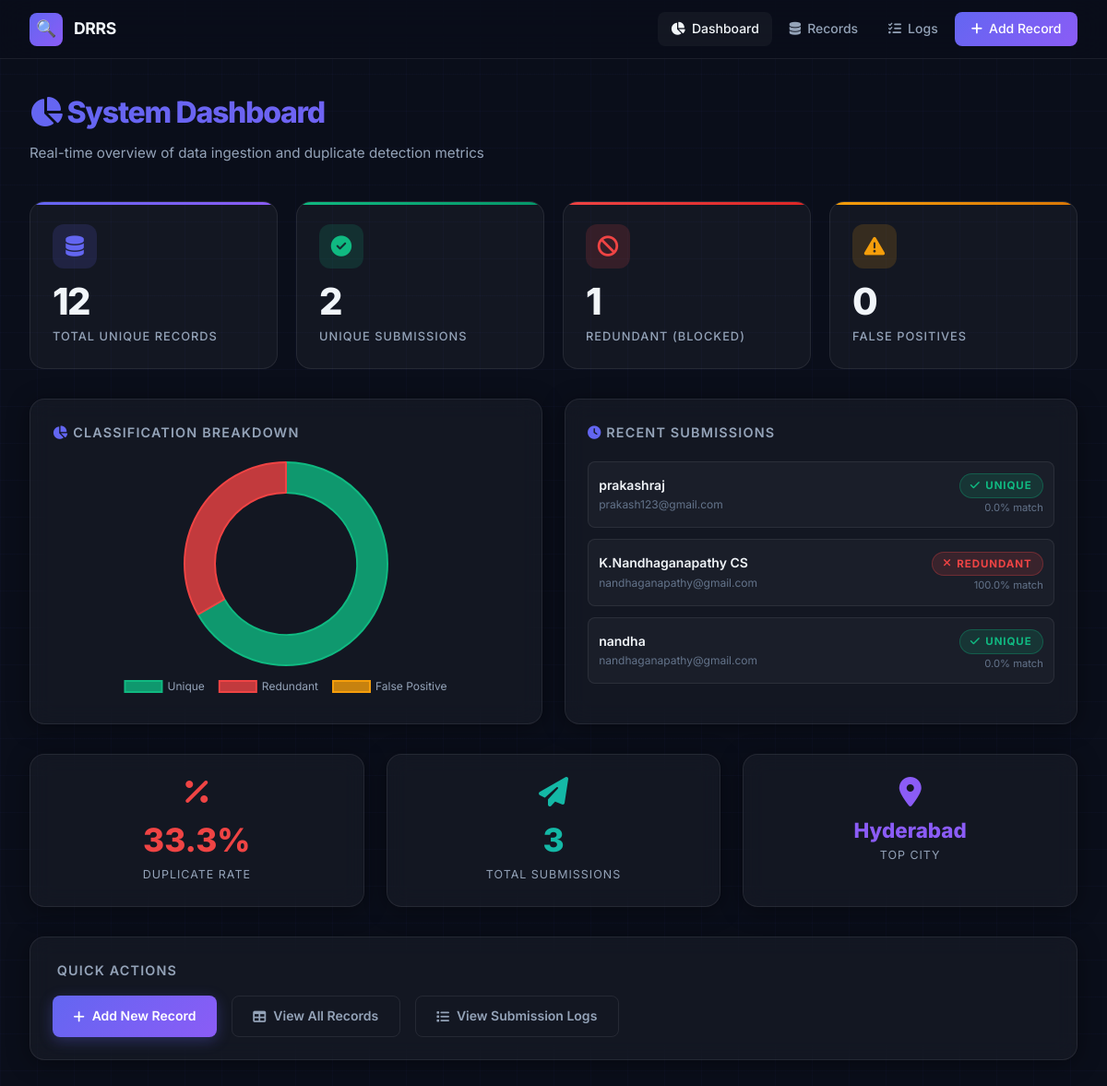
The page / on the database its author committed.
### tables this page shows
CREATE TABLE submission_log (
    id              INTEGER PRIMARY KEY AUTOINCREMENT,
    submitted_uid   VARCHAR(100),                    -- Submitted unique_id
    submitted_name  VARCHAR(255),                    -- Submitted name
    submitted_email VARCHAR(255),                    -- Submitted email
    submitted_phone VARCHAR(20),                     -- Submitted phone
    submitted_addr  TEXT,                            -- Submitted address
    classification  VARCHAR(20) NOT NULL CHECK (classification IN ('UNIQUE', 'REDUNDANT', 'FALSE_POSITIVE')),  -- Result
    match_reason    TEXT,                            -- Why it was classified this way
    similarity_score FLOAT DEFAULT 0.0,             -- How similar it is (0-100%)
    matched_record_id INTEGER,                       -- Which master record it matched (if any)
    submitted_at    TIMESTAMP DEFAULT CURRENT_TIMESTAMP,
    FOREIGN KEY (matched_record_id) REFERENCES records(id) ON DELETE SET NULL
);

### app.py (the view)
@app.route("/")
def index():
    stats = get_dashboard_stats()
    return render_template("index.html", stats=stats)

### modules/db.py (called while the page is built, shortened)
def dict_factory(cursor, row):
    d = {}
    for idx, col in enumerate(cursor.description):
        col_name = col[0]
        val = row[idx]
        if val and isinstance(val, str) and (col_name.endswith("_at") or col_name.endswith("_on") or col_name == "last_updated"):
            try:
                if " " in val:
                    val = datetime.datetime.strptime(val.split(".")[0], "%Y-%m-%d %H:%M:%S")
                elif "T" in val:
                    val = datetime.datetime.fromisoformat(val.split(".")[0])
            except Exception:
                pass
        d[col_name] = val
    return d

def init_db(db_path):
    db_dir = os.path.dirname(db_path)
    if db_dir and not os.path.exists(db_dir):
        os.makedirs(db_dir, exist_ok=True)
    conn = sqlite3.connect(db_path)
    cursor = conn.cursor()
    cursor.execute("SELECT name FROM sqlite_master WHERE type='table' AND name='records';")
    exists = cursor.fetchone()
    conn.close()

def get_db():
    if 'db' not in g:
        db_path = DB_CONFIG["database"]
        init_db(db_path)
        g.db = sqlite3.connect(db_path)
        g.db.execute("PRAGMA foreign_keys = ON;")
        g.db.row_factory = dict_factory
    return g.db

### templates/index.html (shortened to what this page needs)
{% extends "base.html" %}
{% block content %}
<div class="page-header">
  <h1><i class="fa-solid fa-chart-pie"></i> System Dashboard</h1>
  <p>Real-time overview of data ingestion and duplicate detection metrics</p>
</div>
<div class="stats-grid">
  <div class="stat-card total">
    <div class="stat-icon"><i class="fa-solid fa-database"></i></div>
    <div class="stat-value" id="totalVal">{{ stats.get('live_records', 0) }}</div>
    <div class="stat-label">Total Unique Records</div>
  </div>
  <div class="stat-card unique">
    <div class="stat-icon"><i class="fa-solid fa-circle-check"></i></div>
    <div class="stat-value" id="uniqueVal">{{ stats.get('log_unique', 0) }}</div>
    <div class="stat-label">Unique Submissions</div>
  </div>
  <div class="stat-card redundant">
    <div class="stat-icon"><i class="fa-solid fa-ban"></i></div>
    <div class="stat-value" id="redundantVal">{{ stats.get('log_redundant', 0) }}</div>
    <div class="stat-label">Redundant (Blocked)</div>
  </div>
  <div class="stat-card false-pos">
    <div class="stat-icon"><i class="fa-solid fa-exclamation-triangle"></i></div>
    <div class="stat-value" id="fpVal">{{ stats.get('log_false_positive', 0) }}</div>
    <div class="stat-label">False Positives</div>
  </div>
</div>
<div style="display:grid; grid-template-columns: 1fr 1fr; gap: 1.5rem; margin-bottom: 2rem;">
  <div class="card">
    <h3 style="font-size:0.9rem; font-weight:600; color:var(--text-secondary); text-transform:uppercase; letter-spacing:.08em; margin-bottom:1.2rem;">
      <i class="fa-solid fa-chart-pie" style="color:var(--accent-primary)"></i> Classification Breakdown
    </h3>
    <div class="chart-container">
      <canvas id="classChart"></canvas>
    </div>
  </div>
  <div class="card">
    <h3 style="font-size:0.9rem; font-weight:600; color:var(--text-secondary); text-transform:uppercase; letter-spacing:.08em; margin-bottom:1.2rem;">
      <i class="fa-solid fa-clock" style="color:var(--accent-primary)"></i> Recent Submissions
    </h3>
    {% if stats.get('recent_submissions') %}
    <div style="display:flex; flex-direction:column; gap:0.75rem;">
      {% for sub in stats.recent_submissions %}
      <div style="display:flex; align-items:center; justify-content:space-between; padding:0.7rem; background:rgba(255,255,255,0.03); border-radius:8px; border:1px solid var(--border-color);">
        <div>
          <div style="font-weight:600; font-size:0.875rem;">{{ sub.submitted_name }}</div>
          <div style="font-size:0.75rem; color:var(--text-muted);">{{ sub.submitted_email }}</div>
        </div>
        <div style="text-align:right;">
          {% if sub.classification == 'UNIQUE' %}
            <span class="badge badge-unique"><i class="fa-solid fa-check"></i> UNIQUE</span>
          {% elif sub.classification == 'REDUNDANT' %}
            <span class="badge badge-redundant"><i class="fa-solid fa-times"></i> REDUNDANT</span>
          {% else %}
            <span class="badge badge-fp"><i class="fa-solid fa-exclamation"></i> FALSE +VE</span>
          {% endif %}
          <div style="font-size:0.7rem; color:var(--text-muted); margin-top:2px;">
            {{ sub.similarity_score | round(1) }}% match
          </div>
        </div>
      </div>
      {% endfor %}
    </div>
    {% else %}
    <div class="empty-state">
      <div class="empty-icon">📭</div>
      <h3>No submissions yet</h3>
      <p>Add your first record to see activity here</p>
    </div>
    {% endif %}
  </div>
</div>
<div style="display:grid; grid-template-columns: repeat(3, 1fr); gap: 1.5rem; margin-bottom: 2rem;">
  <div class="card" style="text-align:center;">
    <i class="fa-solid fa-percent" style="font-size:2rem; color:var(--color-redundant); margin-bottom:.5rem;"></i>
    <div style="font-size:2.2rem; font-weight:800; color:var(--color-redundant);">
      {{ stats.get('duplicate_rate', 0) }}%
    </div>
    <div style="font-size:0.78rem; color:var(--text-secondary); text-transform:uppercase; letter-spacing:.08em;">
      Duplicate Rate
    </div>
  </div>
  <div class="card" style="text-align:center;">
    <i class="fa-solid fa-paper-plane" style="font-size:2rem; color:var(--accent-teal); margin-bottom:.5rem;"></i>
    <div style="font-size:2.2rem; font-weight:800; color:var(--accent-teal);">
      {{ stats.get('total_submissions', 0) }}
    </div>
    <div style="font-size:0.78rem; color:var(--text-secondary); text-transform:uppercase; letter-spacing:.08em;">
      Total Submissions
    </div>
  </div>
  <div class="card" style="text-align:center;">
    <i class="fa-solid fa-location-dot" style="font-size:2rem; color:var(--accent-secondary); margin-bottom:.5rem;"></i>
    <div style="font-size:1.4rem; font-weight:800; color:var(--accent-secondary);">
      {% if stats.get('top_cities') %}{{ stats.top_cities[0].city }}{% else %}—{% endif %}
    </div>
    <div style="font-size:0.78rem; color:var(--text-secondary); text-transform:uppercase; letter-spacing:.08em;">
      Top City
    </div>
  </div>
</div>
<div class="card">
  <h3 style="font-size:0.9rem; font-weight:600; color:var(--text-secondary); text-transform:uppercase; letter-spacing:.08em; margin-bottom:1rem;">
     Quick Actions
  </h3>
  <div style="display:flex; gap:1rem; flex-wrap:wrap;">
    <a href="{{ url_for('add_record_form') }}" class="btn btn-primary">
      <i class="fa-solid fa-plus"></i> Add New Record
    </a>
    <a href="{{ url_for('view_records') }}" class="btn btn-outline">
      <i class="fa-solid fa-table"></i> View All Records
    </a>
    <a href="{{ url_for('view_logs') }}" class="btn btn-outline">
      <i class="fa-solid fa-list"></i> View Submission Logs
    </a>
  </div>
</div>
{% endblock %}
{% block extra_scripts %}
<script>
// ── Donut Chart: Classification Breakdown ──
const classCtx = document.getElementById('classChart');
if (classCtx) {
  new Chart(classCtx, {
    type: 'doughnut',
    data: {
      labels: ['Unique', 'Redundant', 'False Positive'],
      datasets: [{
        data: [
          {{ stats.get('log_unique', 0) }},
          {{ stats.get('log_redundant', 0) }},
          {{ stats.get('log_false_positive', 0) }}
        ],
        backgroundColor: [
          'rgba(16,185,129,0.8)',
          'rgba(239,68,68,0.8)',
          'rgba(245,158,11,0.8)'
        ],
        borderColor: [
          '#10b981', '#ef4444', '#f59e0b'
        ],
        borderWidth: 2,
        hoverOffset: 6
      }]
    },
    options: {
      responsive: true,
      maintainAspectRatio: false,
      plugins: {
        legend: {
          position: 'bottom',
          labels: { color: '#94a3b8', padding: 16, font: { family: 'Inter', size: 12 } }
        },
        tooltip: {
          callbacks: {
            label: function(ctx) {
              const total = ctx.dataset.data.reduce((a,b) => a+b, 0);
              const pct = total > 0 ? ((ctx.parsed / total) * 100).toFixed(1) : 0;
              return ` ${ctx.label}: ${ctx.parsed} (${pct}%)`;
            }
          }
        }
      },
      cutout: '70%'
    }
  });
}
// ── Counter Animation ──────────────────────
function animateCounter(el, target) {
  let current = 0;
  const step = Math.max(1, Math.floor(target / 40));
  const interval = setInterval(() => {
    current = Math.min(current + step, target);
    el.textContent = current;
    if (current >= target) clearInterval(interval);
  }, 30);
}
document.querySelectorAll('.stat-value').forEach(el => {
  const val = parseInt(el.textContent, 10) || 0;
  animateCounter(el, val);
});
</script>
{% endblock %}

### templates/base.html (shortened to what this page needs)
<!DOCTYPE html>
<html lang="en">
<head>
  <link rel="stylesheet" href="{{ url_for('static', filename='css/style.css') }}">
  <link rel="stylesheet" href="https://cdnjs.cloudflare.com/ajax/libs/font-awesome/6.5.0/css/all.min.css">
</head>
<body>
<nav class="navbar">
  <a href="{{ url_for('index') }}" class="navbar-brand">
    <div class="brand-icon">🔍</div>
    <span>DRRS</span>
  </a>
  <ul class="nav-links">
    <li>
      <a href="{{ url_for('index') }}"
         class="{{ 'active' if request.endpoint == 'index' else '' }}">
        <i class="fa-solid fa-chart-pie"></i> Dashboard
      </a>
    </li>
    <li>
      <a href="{{ url_for('view_records') }}"
         class="{{ 'active' if request.endpoint == 'view_records' else '' }}">
        <i class="fa-solid fa-database"></i> Records
      </a>
    </li>
    <li>
      <a href="{{ url_for('view_logs') }}"
         class="{{ 'active' if request.endpoint == 'view_logs' else '' }}">
        <i class="fa-solid fa-list-check"></i> Logs
      </a>
    </li>
    <li>
      <a href="{{ url_for('add_record_form') }}" class="btn-primary-nav">
        <i class="fa-solid fa-plus"></i> Add Record
      </a>
    </li>
  </ul>
</nav>
<main class="main-wrapper">
  {% block content %}{% endblock %}
</main>
{% block extra_scripts %}{% endblock %}
</body>
</html>

### rows shown on the page
submission_log: submitted_name "prakashraj", submitted_email "prakash123@gmail.com", classification "UNIQUE" (drawn), similarity_score "0.0"
submission_log: submitted_name "K.Nandhaganapathy CS", submitted_email "nandhaganapathy@gmail.com", classification "REDUNDANT" (drawn), similarity_score "100.0"
submission_log: submitted_name "nandha", submitted_email "nandhaganapathy@gmail.com", classification "UNIQUE" (drawn), similarity_score "0.0"

### other values the page prints
{{ stats.get('live_records', 0) }} "12"
{{ stats.get('log_unique', 0) }} "2"
{{ stats.get('log_redundant', 0) }} "1"
{{ stats.get('log_false_positive', 0) }} "0"
{{ stats.get('duplicate_rate', 0) }} "33.3"
{{ stats.get('total_submissions', 0) }} "3"
{{ stats.top_cities[0].city }} "Hyderabad"
chart data {{ stats.get('log_unique', 0) }} 2
chart data {{ stats.get('log_redundant', 0) }} 1
chart data {{ stats.get('log_false_positive', 0) }} 0
